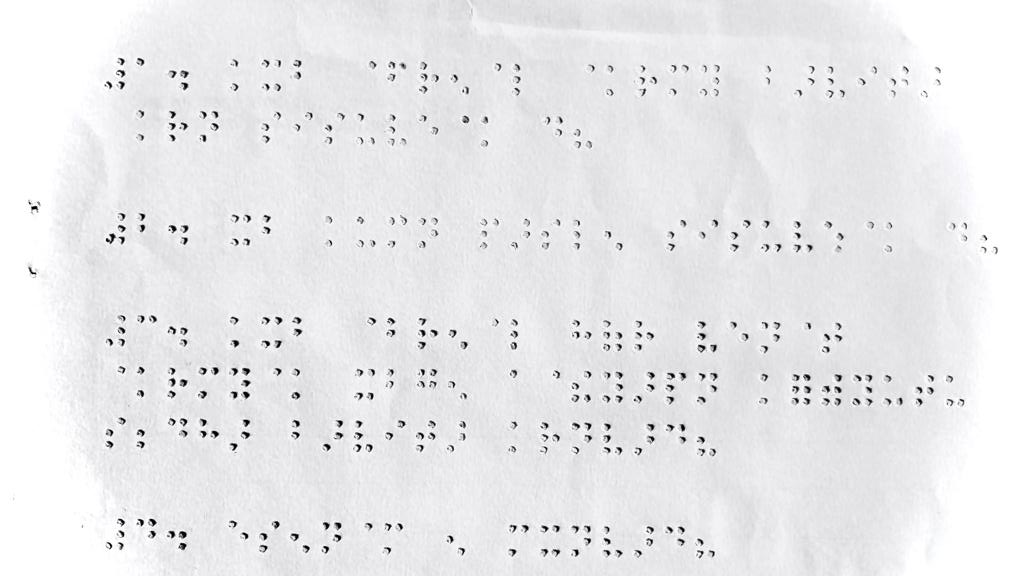
#> input picture TestingImages/aaa.jpeg, 1024 x 576 px
$ python Seg6.py
#> lines starting #> are read from the running program, lines starting #| are printed output that depends on the picture; after the words box and inside, x2 and y2 are one past the last pixel; in counts of white or black regions, pixels touching at a corner belong together
# [59 lines of commented-out code are left out]


import cv2
import numpy as np
import os

def row_col_sum(binary_image):
    row_sum = np.sum(binary_image, axis=1)
    col_sum = np.sum(binary_image, axis=0)
    return row_sum, col_sum

def find_segments(projection):
    nonzero_elements = np.nonzero(projection)[0]
    adjacent_gaps = np.diff(nonzero_elements)
    mean_gap_size = np.mean(adjacent_gaps[adjacent_gaps > 1])
    large_gaps = np.where(adjacent_gaps > mean_gap_size)[0]

    segments = []
    start = 0
    for gap_idx in large_gaps:
        segments.append((nonzero_elements[start], nonzero_elements[gap_idx]))
        start = gap_idx + 1
    segments.append((nonzero_elements[start], nonzero_elements[-1]))

    return segments

def preprocess_and_segment(image_path):
#> called with image_path = 'TestingImages/aaa.jpeg'
    img = cv2.imread(image_path, cv2.IMREAD_GRAYSCALE)
#> img: shape (576, 1024); min 0, max 255, mean 232.6
    _, img = cv2.threshold(img, 127, 255, cv2.THRESH_BINARY_INV)
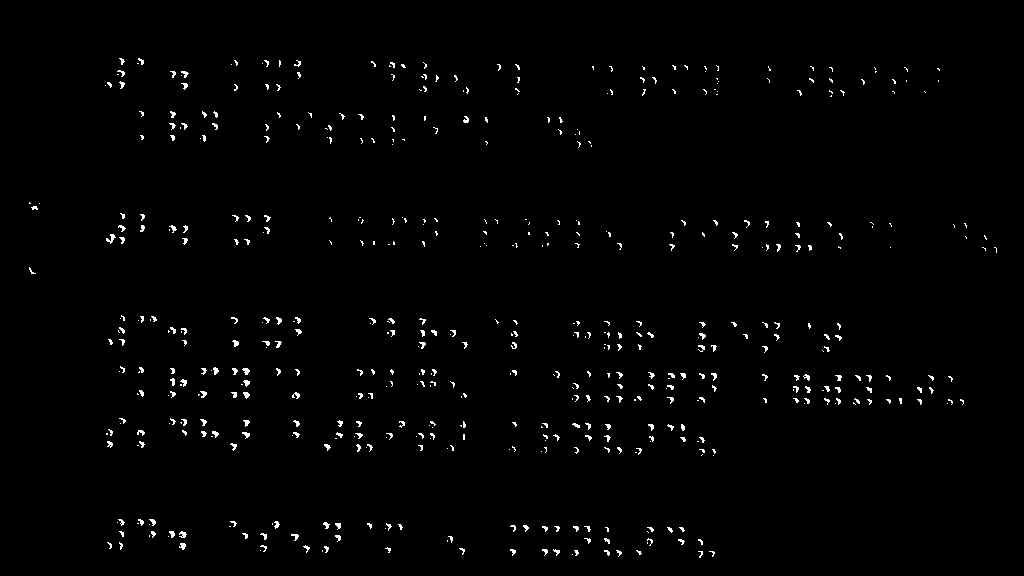
#> img: shape (576, 1024); 1.2% white in thin lines or dots, all inside (x1, y1, x2, y2) = (29, 58, 997, 558)

    # Noise removal and hole filling
    kernel = np.ones((3, 3), np.uint8)
    img = cv2.morphologyEx(img, cv2.MORPH_OPEN, kernel)
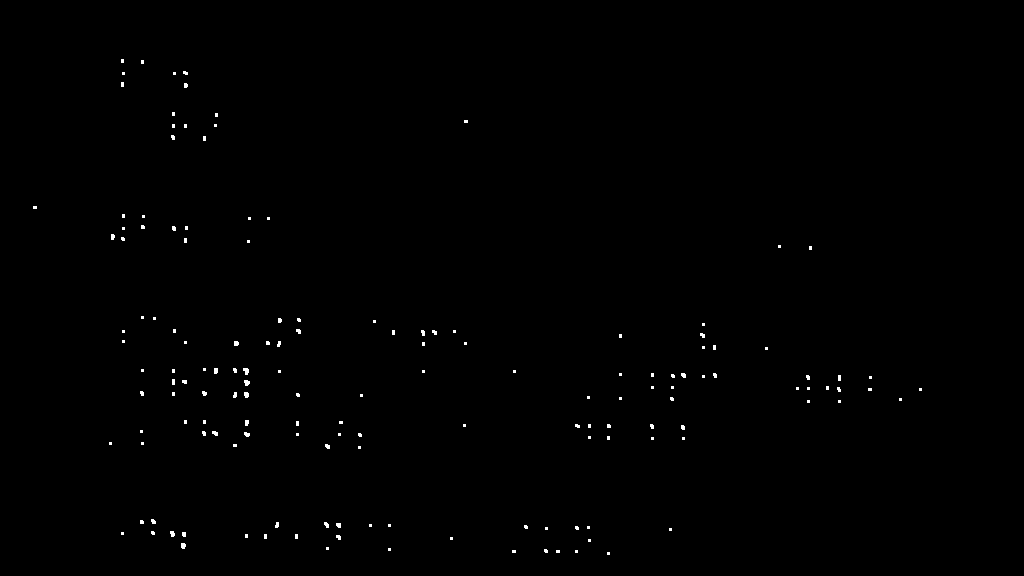
#> img: shape (576, 1024); 0.35% white; 154 white regions (132 under 20 px), largest, box (x1, y1, x2, y2) and area: (243, 368, 249, 375) 31, (244, 380, 250, 386) 28, (244, 392, 249, 398) 26
    img = cv2.morphologyEx(img, cv2.MORPH_CLOSE, kernel)

    row_sum, col_sum = row_col_sum(img)
#> in row_col_sum, `row_sum = np.sum(binary_image, axis=1)`: row_sum = 576 values, max 8160 at index 370, min 0 at index 0, mean 916
#> in row_col_sum, `col_sum = np.sum(binary_image, axis=0)`: col_sum = 1024 values, max 11475 at index 173, min 0 at index 0, mean 515.2
    row_segments = find_segments(row_sum)
#> in find_segments, `nonzero_elements = np.nonzero(projection)[0]`: nonzero_elements = 188 values from 59 to 554
#> in find_segments, `adjacent_gaps = np.diff(nonzero_elements)`: adjacent_gaps = 187 values, max 71 at index 152, min 1 at index 0, mean 2.65
#> in find_segments, `mean_gap_size = np.mean(adjacent_gaps[adjacent_gaps > 1])`: mean_gap_size = 17.21
#> in find_segments, `large_gaps = np.where(adjacent_gaps > mean_gap_size)[0]`: large_gaps = [14, 32, 61, 90, 125, 152]
#> the loop in find_segments, `for gap_idx in large_gaps:` made 6 passes
#> (gap_idx, start) on passes 1 to 6: (14, 15), (32, 33), (61, 62), (90, 91), (125, 126), (152, 153)
#> after the loop in find_segments, `for gap_idx in large_gaps:`: segments = [(59, 87), (112, 140), (206, 249), (316, 349), (368, 402), (420, 448)]
#> row_segments = [(59, 87), (112, 140), (206, 249), (316, 349), (368, 402), (420, 448), (519, 554)]
    col_segments = find_segments(col_sum)
#> the loop in find_segments (call 2), `for gap_idx in large_gaps:` made 17 passes
#> (gap_idx, start) on passes 1 to 12: (3, 4), (13, 14), (47, 48), (80, 81), (93, 94), (110, 111), (130, 131), (138, 139), (146, 147), (155, 156), (162, 163), (166, 167)
#> col_segments = [(33, 36), (109, 124), (140, 217), (233, 300), (324, 342), (358, 394), (421, 467), (512, 527), (544, 559), (575, 590), (607, 621), (650, 653), (669, 716), (765, 780), (796, 840), (868, 871), (899, 901), (919, 921)]

    return img, row_segments, col_segments

def draw_segments(image_path, row_segments, col_segments, offset=5):
    image = cv2.imread(image_path)
    for row_segment in row_segments:
        cv2.line(image, (0, max(row_segment[0] - offset, 0)), (image.shape[1], max(row_segment[0] - offset, 0)), (0, 255, 0), 1)
        cv2.line(image, (0, min(row_segment[1] + offset, image.shape[0])), (image.shape[1], min(row_segment[1] + offset, image.shape[0])), (0, 255, 0), 1)

    for col_segment in col_segments:
        cv2.line(image, (max(col_segment[0] - offset, 0), 0), (max(col_segment[0] - offset, 0), image.shape[0]), (0, 255, 0), 1)
        cv2.line(image, (min(col_segment[1] + offset, image.shape[1]), 0), (min(col_segment[1] + offset, image.shape[1]), image.shape[0]), (0, 255, 0), 1)

    return image

if __name__ == "__main__":
    image_path = "TestingImages/aaa.jpeg"

    binary_image, row_segments, col_segments = preprocess_and_segment(image_path)
    segmented_image = draw_segments(image_path, row_segments, col_segments)
#> in draw_segments, image is the input picture: shape (576, 1024, 3); mean B, G, R 234.3, 232.5, 232.5
#> the loop in draw_segments, `for row_segment in row_segments:` made 7 passes
#> after the loop in draw_segments, `for row_segment in row_segments:`:
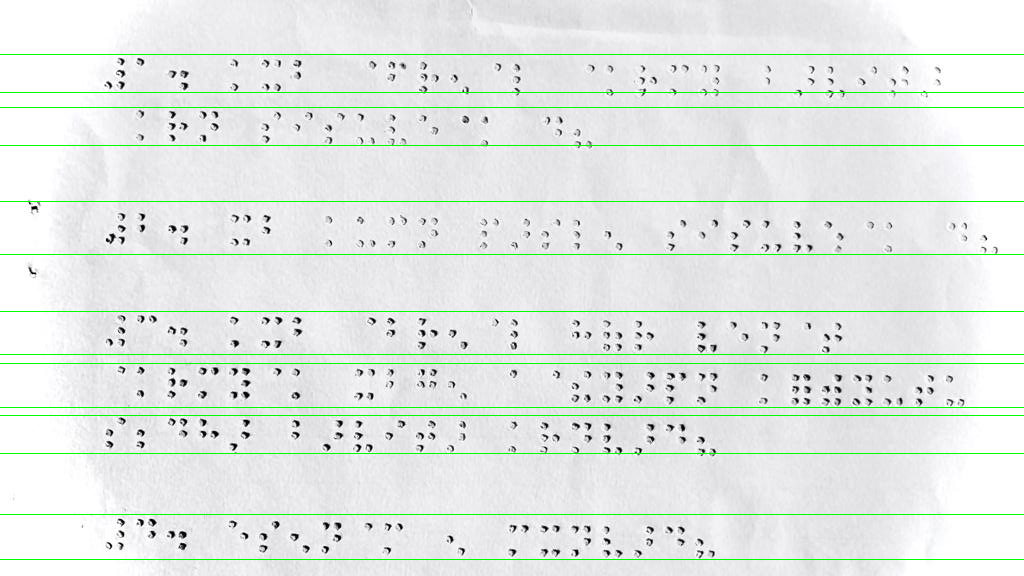
#> image: shape (576, 1024, 3); 2.43% of pixels changed, all inside (x1, y1, x2, y2) = (0, 54, 1024, 560)
#> the loop in draw_segments, `for col_segment in col_segments:` made 18 passes
#> after the loop in draw_segments, `for col_segment in col_segments:`:
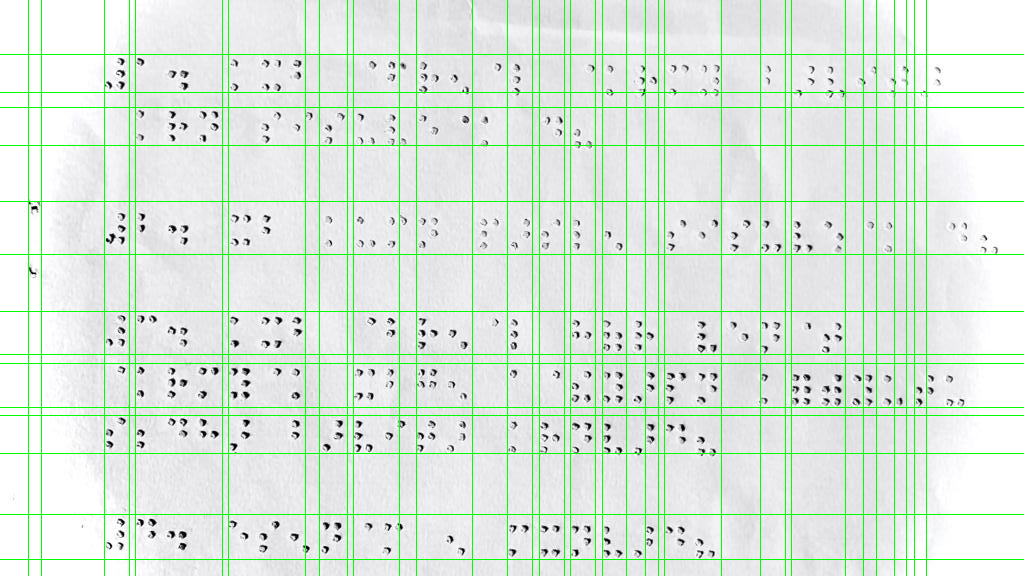
#> image: shape (576, 1024, 3); 3.43% of pixels changed, all inside (x1, y1, x2, y2) = (28, 0, 927, 576)

    cv2.imshow("Segmented Image", segmented_image)
    cv2.waitKey(0)
    cv2.destroyAllWindows()
